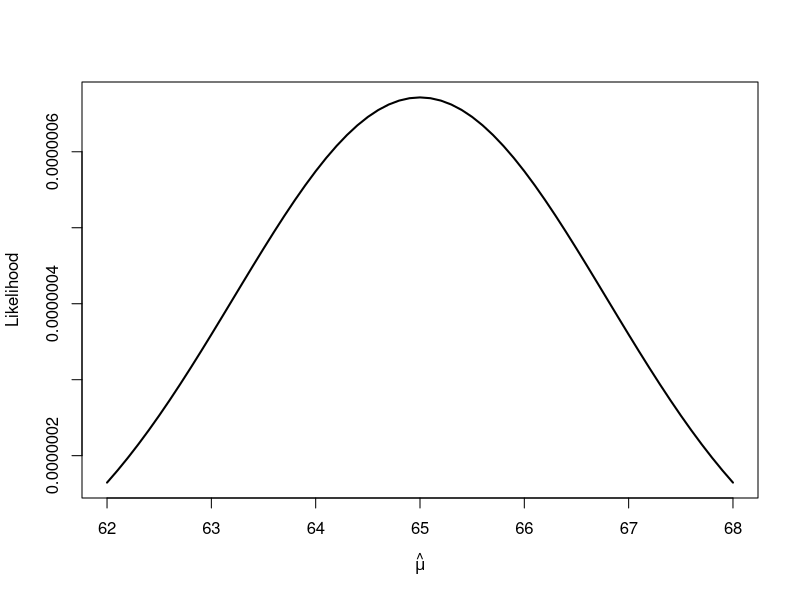
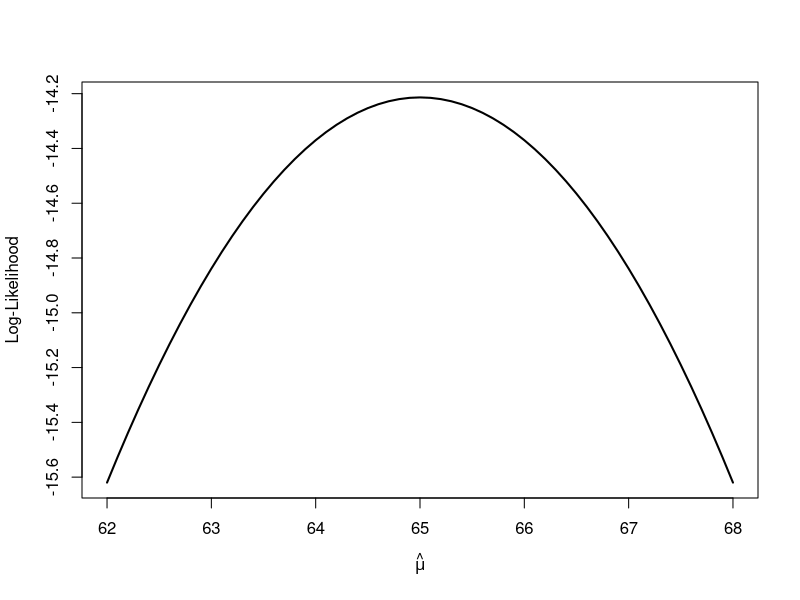
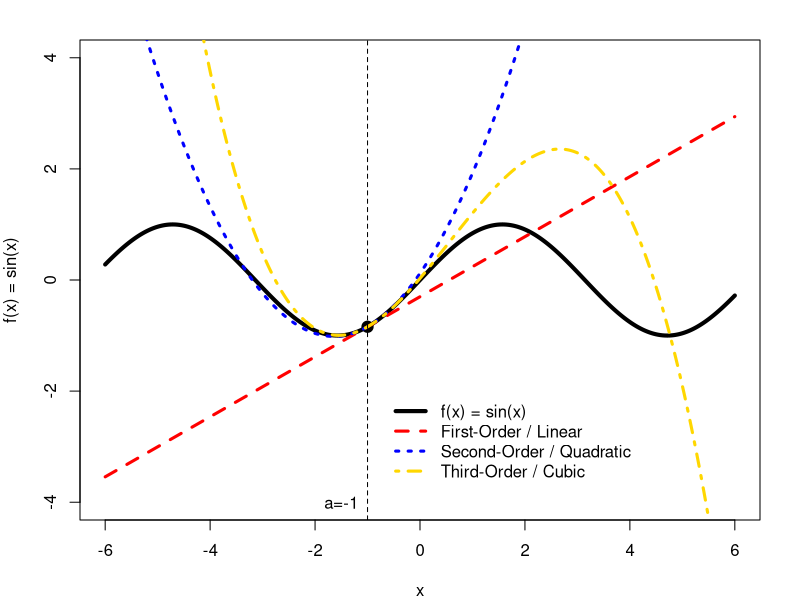

Reproduce these figures in R, in order.
#######################################################
# PLSC 503 - Spring 2020
#
# MLE, Day One code
#######################################################

options(scipen=999)
options(digits=4)
par(mar=c(4,4,2,2))

# Toy example:

data<-c(64,63,59,71,68) # Data
Lis<-dnorm(data,mean=68,sd=4) # Likelihoods for m=68,s=4
L68.4<-prod(Lis) # The likelihood (joint product) for m=68,s=4

Mus<-seq(62,68,by=0.1) # possible values of mu [62,68]
L<-numeric(length(Mus)) # a place to put the likelihoods

# Calculate likelihoods for different values of mu:

for (i in 1:length(Mus)) {
  L[i]<-prod(dnorm(data,mean=Mus[i],sd=4))
}

# Plot:

pdf("SalaryLR.pdf",5,4)
plot(Mus,L,t="l",lwd=2,xlab=expression(hat(mu)),
     ylab="Likelihood")
dev.off()

# Log-L Plot:

lnL<-numeric(length(Mus)) # a place to put the lnLs

for (i in 1:length(Mus)) {
  lnL[i]<-sum(log(dnorm(data,mean=Mus[i],sd=4)))
}

pdf("SalarylnLR.pdf",5,4)
plot(Mus,lnL,t="l",lwd=2,xlab=expression(hat(mu)),
     ylab="Log-Likelihood")
dev.off()

######################################
# Taylor series plot:

x <- seq(-6,6,0.01)
fx <- sin(x)
a <- -1     # pick a value of x at which to locate the approximation...

# recall that the first derivative of sin(x) is cos(x) and 
# vice-versa. So...

TS1 <- sin(a) + (cos(a)/factorial(1))*(x-a) # 1st-order
TS2 <- sin(a) + (cos(a)/factorial(1))*(x-a) - 
  (sin(a)/factorial(2))*((x-a)^2) # 2nd-order
TS3 <- sin(a) + (cos(a)/factorial(1))*(x-a) + 
  (-sin(a)/factorial(2))*((x-a)^2) +
  (-cos(a)/factorial(3))*((x-a)^3) # 3rd-order

# Plot:

pdf("TaylorSeriesIllustrated.pdf",7,6)
par(mar=c(4,4,2,2))
plot(x,fx,t="l",lwd=4,ylim=c(-4,4),
     xlab="x",ylab="f(x) = sin(x)")
points(a,sin(a),pch=19,cex=1.5)
lines(x,TS1,lwd=3,lty=2,col="red")
lines(x,TS2,lwd=3,lty=3,col="blue")
lines(x,TS3,lwd=3,lty=4,col="gold")
#abline(h=0,lwd=1,lty=2)
abline(v=a,lwd=1,lty=2)
text(a-0.5,-4,paste0("a=",a))
legend(a+0.25,-2,bty="n",legend=c("f(x) = sin(x)",
                             "First-Order / Linear",
                             "Second-Order / Quadratic",
                             "Third-Order / Cubic"),
       lwd=c(4,3,3,3),lty=c(1,2,3,4),
       col=c("black","red","blue","gold"))
dev.off()
